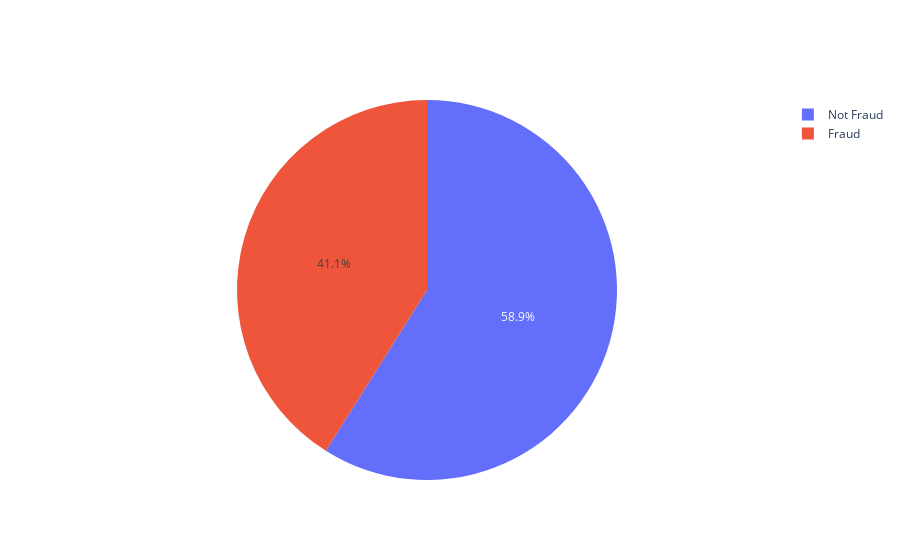

Notebook code cell kept with this figure:
### Code cell
#Check if data is balanced before SMOTE
pie_chart = go.Figure(data=[go.Pie(labels=['Not Fraud','Fraud'], values=df['isFraud'].value_counts())])
pie_chart.show()

### Figure 1 — Plotly figure (JSON) as saved in the notebook; plotly's stock layout.template omitted (floating-point values rounded to 4 significant figures)
{"data": [{"labels": ["Not Fraud", "Fraud"], "values": [11787, 8213], "type": "pie"}], "layout": {"autosize": true}}
